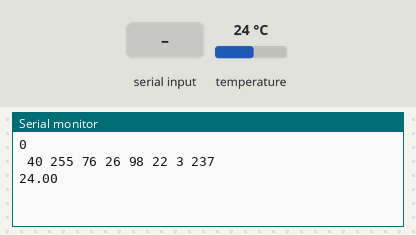
This sketch was run on a simulated Arduino Uno, built with avr-gcc and run on an emulated ATmega328P. Parts: the last lines printed to the serial monitor. The test bench sets the inputs (shaded band); at power-on: temperature 24 °C.

Above: at 2.2 s.
2.3 s: "init" received over Serial
At 4.5 s:
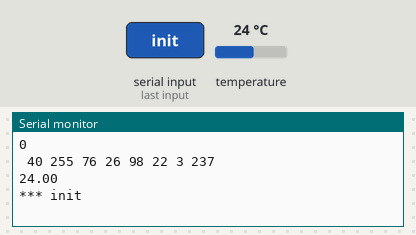
4.8 s: "getSens" received over Serial
At 6.2 s:
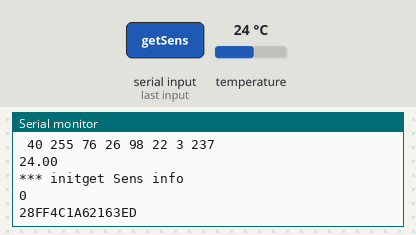

Measured:
- after the input at 2.3 s, the serial monitor: prints a new line after 1.0 s (image 1)
- after the input at 4.8 s, the serial monitor: prints a new line after 1.0 s (image 2)

The sketch:

tempSens.ino
```cpp
#include <OneWire.h>

// message from computer
String msg = "";

// one wire object
OneWire  ds(10);

// array of addresses
byte addrArr [10][8];

// device amount
byte sensAmount = 0;

void setup() {
  // put your setup code here, to run once:
  Serial.begin(9600);
  initSens();
  getTemp();
}


void loop() {
  if (Serial.available() > 0) {
    // read the incoming byte:
    msg = Serial.readString();

    // compare string to getTemp
    if (msg.startsWith("getTemp")) {
      getTemp();
    }

    if (msg.startsWith("init")) {
      Serial.print("*** init");
      initSens();
    }

    if (msg.startsWith("getSens")) {
      Serial.println("get Sens info");
      getSens();
    }
  }
}

void initSens() {
  byte addr[8];
  byte j; //index of byte
  byte i = 0; //index of device
  while (ds.search(addr))
  {
    Serial.println(i);
    for ( j = 0; j < 8; j++) {
      Serial.write(' ');
      Serial.print(addr[j]);
      addrArr[i][j] = addr[j];
    }
    i++;
    sensAmount++;
    Serial.println();
  }
}

void getSens() {
  byte addr[8];
  byte j; //index of byte
  byte i; //index of device
  for (i = 0; i < sensAmount; i++) {
    Serial.println(i);
    for ( j = 0; j < 8; j++) {
      Serial.print(addrArr[i][j], HEX);
    }
    Serial.println();
  }
}

void getTemp() {
  byte i,j;
  byte present = 0;
  byte data[12];
  byte addr[8];
  float celsius;


  for (i = 0; i < sensAmount; i ++) {

    ds.reset();
    ds.select(addrArr[i]);
    // start conversion, with parasite power on at the end
    ds.write(0x44, 1);

    delay(1000);     // maybe 750ms is enough, maybe not
    // we might do a ds.depower() here, but the reset will take care of it.

    ds.reset();
    ds.select(addrArr[i]);
    ds.write(0xBE);         // Read Scratchpad

    for ( j = 0; j < 9; j++) {           // we need 9 bytes
      data[j] = ds.read();
    }
    celsius = convert(data);

    Serial.print(celsius);
    Serial.print(" ");
  }
  Serial.println();
}


float convert(byte data[9]) {
  // Convert the data to actual temperature
  // because the result is a 16 bit signed integer, it should
  // be stored to an "int16_t" type, which is always 16 bits
  // even when compiled on a 32 bit processor.
  byte type_s;
  int16_t raw = (data[1] << 8) | data[0];
  if (type_s) {
    raw = raw << 3; // 9 bit resolution default
    if (data[7] == 0x10) {
      // "count remain" gives full 12 bit resolution
      raw = (raw & 0xFFF0) + 12 - data[6];
    }
  } else {
    byte cfg = (data[4] & 0x60);
    // at lower res, the low bits are undefined, so let's zero them
    if (cfg == 0x00) raw = raw & ~7;  // 9 bit resolution, 93.75 ms
    else if (cfg == 0x20) raw = raw & ~3; // 10 bit res, 187.5 ms
    else if (cfg == 0x40) raw = raw & ~1; // 11 bit res, 375 ms
    //// default is 12 bit resolution, 750 ms conversion time
    return (float)raw / 16.0;
  }
}
```
